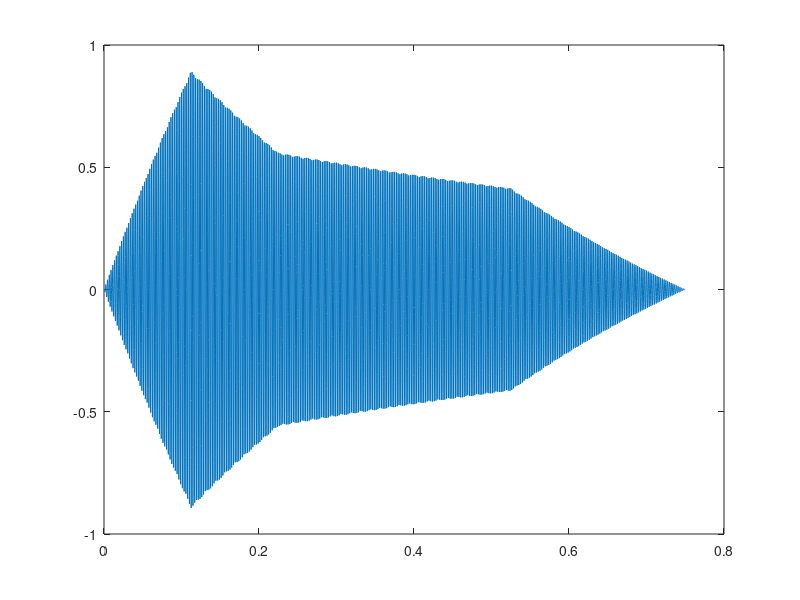

MATLAB code for this plot:
%clearing variables & screen
clear

%frequency
fs = 8000;

%durations
w = 1;
h = 0.5;
q = 0.25;
e = 0.125;
res = 0.01;

clear piano2notes;
%notes


lD = 220*2^((13-8)/12); %D4
lDs = 220*2^((14-8)/12);
lE = 220*2^((15-8)/12);
lF = 220*2^((16-8)/12);
lFs = 220*2^((17-8)/12);
lG = 220*2^((18-8)/12);
lGs = 220*2^((19-8)/12);
A = 220*2^((20-8)/12);
As = 220*2^((21-8)/12);
B = 220*2^((22-8)/12);
C = 220*2^((23-8)/12);
Cs = 220*2^((24-8)/12);
D = 220*2^((25-8)/12);
Ds = 220*2^((26-8)/12);
E = 220*2^((27-8)/12);
F = 220*2^((28-8)/12);
Fs = 220*2^((29-8)/12);
G = 220*2^((30-8)/12);
Gs = 220*2^((31-8)/12);
hA = 220*2^((32-8)/12);
hAs = 220*2^((33-8)/12);
hB = 220*2^((34-8)/12);
hBs = 220*2^((35-8)/12);

listNotes = [lD lDs lE lF lFs lG lGs ...
             A As B C Cs D Ds E F Fs G Gs ...
             hA hAs hB hBs];
         %starts with lE
%notes starts from A2 to E4
G2 = 220*2^(-14/12);
G2s = 220*2^(-13/12);
A2 = 220*2^(-12/12);
A2s = 220*2^(-11/12);
B2 = 220*2^(-10/12);
C3 = 220*2^(-9/12);
C3s = 220*2^(-8/12);
D3 = 220*2^(-7/12);
D3s = 220*2^(-6/12);
E3 = 220*2^(-5/12);
F3 = 220*2^(-4/12);
F3s = 220*2^(-3/12);
G3 = 220*2^(-2/12);
G3s = 220*2^(-1/12);
A3 = 220*2^(-0/12);
A3s = 220*2^(1/12);
B3 = 220*2^(2/12);
C4 = 220*2^(3/12);
C4s = 220*2^(4/12);
D4 = 220*2^(5/12);
D4s = 220*2^(6/12);
E4 = 220*2^(7/12);
F4 = 220*2^(8/12);
F4s = 220*2^(9/12);
G4 = 220*2^(10/12);
G4s = 220*2^(11/12);
A4 = 220*2^(12/12);
A4s = 220*2^(13/12);
         
         
         
         
%%%pauses only 1/8 is used in sheet
p = 1; %frequency doesnt matter as amp is 0

% ADD SHIFT FACTOR SIGNATURE KEYS

piano1notes = [A D F D Cs D E ... 
               D B C D A ... %1
               lG lF lE A ...
               lD ...
               A D F ...
               hA F ...
               E F G ...
               F ...
               B C D A B C ... %2
               lG lF ...
               lG lF lE A...
               lD lD p ...
               hA hA ...
               hB hA ...
               p G Fs G ...
               hA G Fs hA G p... %3
               G G...
               hA G ...
               p F E F...
               G F E G F p...
               E E ...
               G F E ...
               E D Cs D ... % 4
               E D Cs E D p ...
               hA p p A...
               B Cs...
               D D Cs D...
               E D Cs E D p...
               hB hA ...
               D p];
               
               
               
               
               
               
               
               
%%%for simultaneous notes
piano1lower = zeros(1,size(piano1notes,2));
piano1lower2 = zeros(1,size(piano1notes,2));
piano1lower(42) = C;
piano1lower(43) = C;
piano1lower(44) = D;
piano1lower(45) = C;
piano1lower(56) = B;
piano1lower(57) = B;
piano1lower(58) = C;
piano1lower(59) = B;
piano1lower(70) = lG;
piano1lower(71) = lG;
piano1lower(72) = B;
piano1lower(73) = A;
piano1lower(74) = lG;
piano1lower(75) = lG;
piano1lower(76) = B; 

piano1lower(103) = A;
piano1lower(101) = G;
piano1lower(102) = E;

piano1lower2(101) = D;
piano1lower2(102) = Cs;
piano1lower2(103) = lF;

%Piano1durations
piano1dur = [h+q q...
             h+q q...
             h+q e e...
             w...
             h+q e e...
             w...%1
             q q q+e e...
             w...
             h+q e e...
             h+q q...
             h+q e e...
             w...
             e e q e e q...%2
             h+q q...
             q q q+e e...
             h q q...
             h h...
             h+q q...
             q h e e...
             e e e e q q... %3
             h h...
             h+q q...
             q h e e ...
             e e e e q q ...
             h h ...
             q h q ...
             q h e e ...%4
             e e e e q q...
             q q q+e e...
             h h...
             q h e e...
             e e e e q q...
             h h...
             h+q q];
         
%Piano2notes
piano2notes= [D3 A3 F3 A3... %a
              D3 A3 F3 A3...
              D3 B3 G3 B3... D3 B3 G3 B3
              D3 A3 F3 A3...
              D3 B3 G3 B3...
              D3 A3 F3 A3...%1
              C3s A3 E3 A3...
              D3 A3 F3 A3...
              D3 A3 F3 A3...
              D3 A3 F3 A3...
              D3 B3 G3 B3...
              D3 A3 F3 A3...
              B3 A3...%2
              G3 F3...
              G3...
              D3 A3 D3 p...
              Fs D4 A2 D4...
              Fs D4 A2 D4...
              G3 D4 B3 D4... A2 E4 C4 E4
              G3 D4 B3 D4...%3
              D3 C4 G3 C4... F3 D4 A2 D4
              D3 C4 G3 C4...
              F3 C4 A3 C4...
              F3 C4 A3 C4...
              C3s A3 D3 A3...
              C3s A3 D3 A3...
              B2 F3 D3 F3...%4
              B2 F3 D3 F3...
              E3 p p A2...
              B2 C3s...
              D3 A3 p...
              A3 A3 p...
              G2 A2...
              D3 p];
   

           
%Addition of notes at the same time             
                       
piano2lower = zeros(1,size(piano2notes,2));
piano2lower2 = zeros(1,size(piano2notes,2));

piano2lower(49) = D3;
piano2lower(50) = C3; 
piano2lower(51) = B2;
piano2lower(52) = A2;
piano2lower(53) = A2;
piano2lower(55) = F3;
piano2lower(106) = A2;
piano2lower(113) = F3;
piano2lower(115) = G3;
piano2lower(116) = F3;

piano2lower2(113) = D3;
piano2lower2(115) = D3;
piano2lower2(116) = D3;
             
%piano2durations
piano2dur = [q q q q...
             q q q q...
             q q q q...
             q q q q...
             q q q q...
             q q q q...%1
             q q q q...
             q q q q...
             q q q q...
             q q q q...
             q q q q...
             q q q q...
             h h... %2
             h h...
             w...
             q q q q...
             q q q q...
             q q q q...
             q q q q...
             q q q q...%3
             q q q q...
             q q q q...
             q q q q...
             q q q q...
             q q q q...
             q q q q...
             q q q q... %4
             q q q q...
             q q q+e e...
             h h...
             q h q...
             h q q...
             h h...
             h+q q];

%%F major scale for piano1 and considering the natural signs.
for c=1:size(piano1notes,2)
    if ((piano1notes(c))==(B) && c~=89)
        piano1notes(c)=As;
    end
    if (piano1lower(c))==(B)
        piano1lower(c)=As;
    end
    if (piano1lower2(c))==(B)
        piano1lower2(c)=As;
    end
end

%B3 to A3s major scale with naturals considered
for o=1:size(piano2notes,2)
    if (piano2notes(o) == B3 && o~=110)
        piano2notes(o) = A3s;
    end
    if (piano2lower(o) == B3)
        piano2lower(o) = A3s;
    end
    if (piano2lower2(o) == B3)
        piano2lower2(o) = A3s;
    end
end 

%initalization of note vectors
y1 = [];
y1h1 = [];
y1h2 = [];
yl1 = [];
yl1h1 = [];
yl1h2 = [];
yl2 = [];
yl2h1 = [];
yl2h2 = [];
y2 = [];
y2h1 = [];
y2h2 = [];
y2l1 = [];
y2l1h1 = [];
y2l1h2 = [];
y2l2 = [];
y2l2h1 = [];
y2l2h2 = [];

%harmonic powers
hp1 = 0.50;
hp2 = 0.25;

%ADSR limit ratios
at = 0.15;
dc = 0.30;
st = 0.70;
rl = 1.00;

sustainAmp = 0.70;
 for i = 1:(size(piano1dur,2))
     clear A;
     
     u = (piano1dur(i)-piano1dur(i)/fs);
     t1 = 0:(1/fs):u;
     x = exp((-1)*t1);

    % counter for dividing amplitudes of same time notes
    %Explained in lab
    counter = 1;  
    maxt = max(t1);
    ati = t1(t1<at*u);
    dci = t1(t1>=at*u & t1<dc*u);
    sti = t1(t1>=dc*u & t1<st*u);
    rli = t1(t1>=st.*u);
    
    ATV = [];
    DCV = [];
    STV = [];
    RLV = [];
    ATV = [(1/(max(ati)-min(ati))).*(ati-0)];
    DCV = [1.00+((sustainAmp-1.00)./(max(dci)-max(ati)).*(dci-max(ati)))];
    STV = [ones(1,size(sti,2)).*sustainAmp];
    RLV = [0.7+((0-sustainAmp)./(max(t1)-max(sti))).*(rli-max(sti))];
    
    atl = size(ATV,2);
    dcl = size(DCV,2);
    stl = size(STV,2);
    rlv = size(RLV,2);
    
    A(1:atl) = ATV;
    A((atl+1):(atl+dcl)) = DCV;
    A((atl+dcl+1):(atl+dcl+stl)) = STV;
    A((atl+dcl+stl+1):(atl+dcl+stl+rlv)) = RLV;
    
    
    if piano1notes(i)==1 %silents
        y1 = [y1,0*t1];
        y1h1 = [y1h1,0*t1];
        y1h2 = [y1h2,0*t1];
    else

        y1 = [y1,A.*x.*cos(2*pi*piano1notes(i)*t1)];
        y1h1 = [y1h1,hp1*A.*x.*cos(4*pi*piano1notes(i)*t1)];
        y1h2 = [y1h2,hp2*A.*x.*cos(6*pi*piano1notes(i)*t1)];
    end
    
    if piano1lower(i)==0 || piano1lower(i)==0
        yl1 = [yl1,0*t1];
        yl1h1 = [yl1h1,0*t1];
        yl1h2 = [yl1h2,0*t1];
    else
        counter = counter+1;
        yl1 = [yl1,A.*x.*cos(2*pi*piano1lower(i)*t1)];
        yl1h1 = [yl1h1,hp1*A.*x.*cos(4*pi*piano1lower(i)*t1)];
        yl1h2 = [yl1h2,hp2*A.*x.*cos(6*pi*piano1lower(i)*t1)];
    end
    
    if piano1lower2(i)==1 || piano1lower2(i)==0 %silents and empty notes
        yl2 = [yl2,0*t1];
        yl2h1 = [yl2h1,0*t1];
        yl2h2 = [yl2h2,0*t1];
    else
        counter = counter+1;
        yl2 = [yl2,A.*x.*cos(2*pi*piano1lower2(i)*t1)];
        yl2h1 = [yl2h1,hp1*A.*x.*cos(4*pi*piano1lower2(i)*t1)];
        yl2h2 = [yl2h2,hp2*A.*x.*cos(6*pi*piano1lower2(i)*t1)];
    end
    counter = counter*2;
    y1(i)=y1(i)./counter;
    y1h1(i)=y1h1(i)./counter;
    y1h2(i)=y1h2(i)./counter;
    yl1(i)=yl1(i)./counter;
    yl1h1(i)=yl1h1(i)./counter;
    yl1h2(i)=yl1h2(i)./counter;
    yl2(i)=yl2(i)./counter;
    yl2h1(i)=yl2h1(i)./counter;
    yl2h2(i)=yl2h2(i)./counter;
    if i==1
       plot(t1,y1)
    end
 end




  for i = 1:(size(piano2dur,2))
     clear A maxt;
     
     u = (piano2dur(i)-piano2dur(i)/fs);
     t1 = 0:(1/fs):u;
     x = exp((-1)*t1);
    %if i==1
    %     g = cos(2*pi*notes(i)*t1);
    %     t = t1;
    %     g = g/max(g(:));
    %end
    %    tn = t1/max(t1(:));
    counter = 1;
    maxt = max(t1);
    ati = t1(t1<at*u);
    dci = t1(t1>=at*u & t1<dc*u);
    sti = t1(t1>=dc*u & t1<st*u);
    rli = t1(t1>=st.*u);
    
    ATV = [];
    DCV = [];
    STV = [];
    RLV = [];
    ATV = [(1/(max(ati)-min(ati))).*(ati-1/fs)];
    DCV = [1.00+((sustainAmp-1.00)./(max(dci)-max(ati)).*(dci-max(ati)))];
    STV = [ones(1,size(sti,2)).*sustainAmp];
    RLV = [0.7+((0-sustainAmp)./(max(t1)-max(sti))).*(rli-max(sti))];
    
    atl = size(ATV,2);
    dcl = size(DCV,2);
    stl = size(STV,2);
    rlv = size(RLV,2);
    
    A(1:atl) = ATV;
    A((atl+1):(atl+dcl)) = DCV;
    A((atl+dcl+1):(atl+dcl+stl)) = STV;
    A((atl+dcl+stl+1):(atl+dcl+stl+rlv)) = RLV;
    
    
    if piano2notes(i)==1
        y2 = [y2,0*t1];
        y2h1 = [y2h1,0*t1];
        y2h2 = [y2h2,0*t1];
    else

        y2 = [y2,A.*x.*cos(2*pi*piano2notes(i)*t1)];
        y2h1 = [y2h1,hp1*A.*x.*cos(4*pi*piano2notes(i)*t1)];
        y2h2 = [y2h2,hp2*A.*x.*cos(6*pi*piano2notes(i)*t1)];
        
    end
    
    if piano2lower(i)==0 || piano2lower(i)==0
        y2l1 = [y2l1,0*t1];
        y2l1h1 = [y2l1h1,0*t1];
        y2l1h2 = [y2l1h2,0*t1];
    else
        counter = counter+1;
        y2l1 = [y2l1,A.*x.*cos(2*pi*piano2lower(i)*t1)];
        y2l1h1 = [y2l1h1,hp1*A.*x.*cos(4*pi*piano2lower(i)*t1)];
        y2l1h2 = [y2l1h2,hp2*A.*x.*cos(6*pi*piano2lower(i)*t1)];
    end
    
    if piano2lower2(i)==1 || piano2lower2(i)==0
        y2l2 = [y2l2,0*t1];
        y2l2h1 = [y2l2h1,0*t1];
        y2l2h2 = [y2l2h2,0*t1];
    else
        counter = counter+1;
        y2l2 = [y2l2,A.*x.*cos(2*pi*piano2lower2(i)*t1)];
        y2l2h1 = [y2l2h1,hp1*A.*x.*cos(4*pi*piano2lower2(i)*t1)];
        y2l2h2 = [y2l2h2,hp2*A.*x.*cos(6*pi*piano2lower2(i)*t1)];
    end

    counter = counter*2;
    y2(i)=y2(i)./counter;
    y2h1(i)=y2h1(i)./counter;
    y2h2(i)=y2h2(i)./counter;
    y2l1(i)=y2l1(i)./counter;
    y2l1h1(i)=y2l1h1(i)./counter;
    y2l1h2(i)=y2l1h1(i)./counter;
    y2l2(i)=y2l2(i)./counter;
    y2l2h1(i)=y2l2h1(i)./counter;
    y2l2h2(i)=y2l2h2(i)./counter;

  end
 y1tot = y1 + y1h1+ y1h2 + yl1 + yl1h1 + yl1h2 + yl2 + yl2h1 + yl2h2;
 y2tot = y2 + y2h1+ y2h2 + y2l1 + y2l1h1 + y2l1h2 + y2l2 + y2l2h1 + y2l2h2;
 y = (y2tot + y1tot)./2;
 %y = y./max(y(:));
 
 yecho(1:1000) = zeros(1,1000);
 ylen = size(y,2);
 yecho(1001:1000+ylen)=y; %echo
 y(ylen+1:1000+ylen)=zeros(1,1000);
 yf = y+yecho.*0.2;
 yf = yf./max(yf(:)); %normalization
 sound(yf,fs) 
 filename = 'Yagcioglu_HungarianDance.wav';
 audiowrite(filename,yf,fs);
 




               
               
               